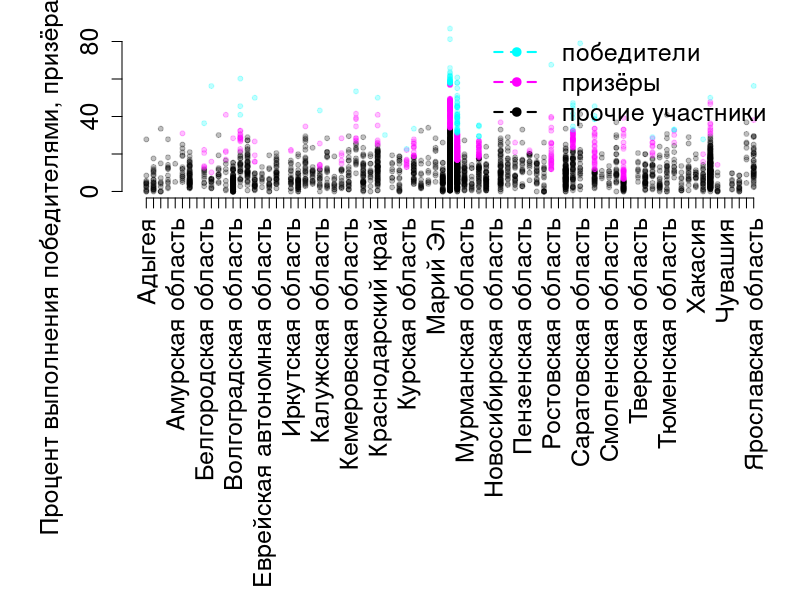
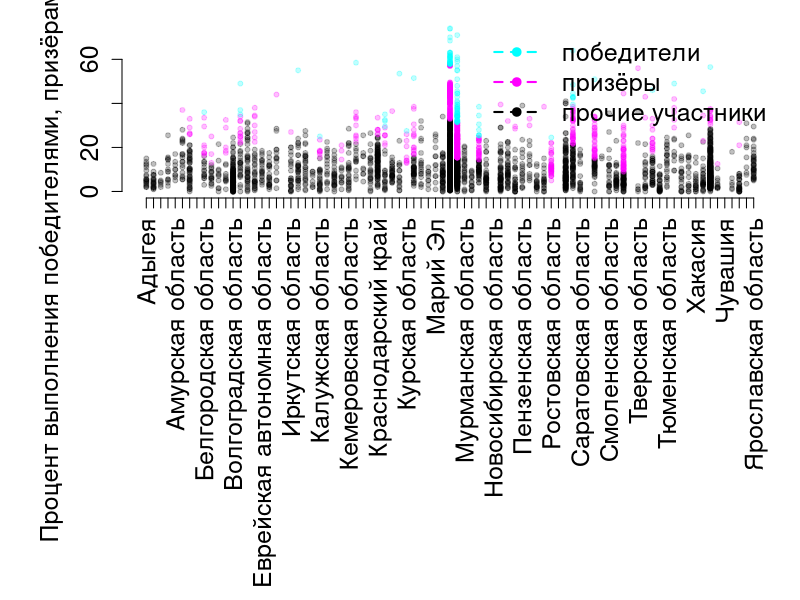
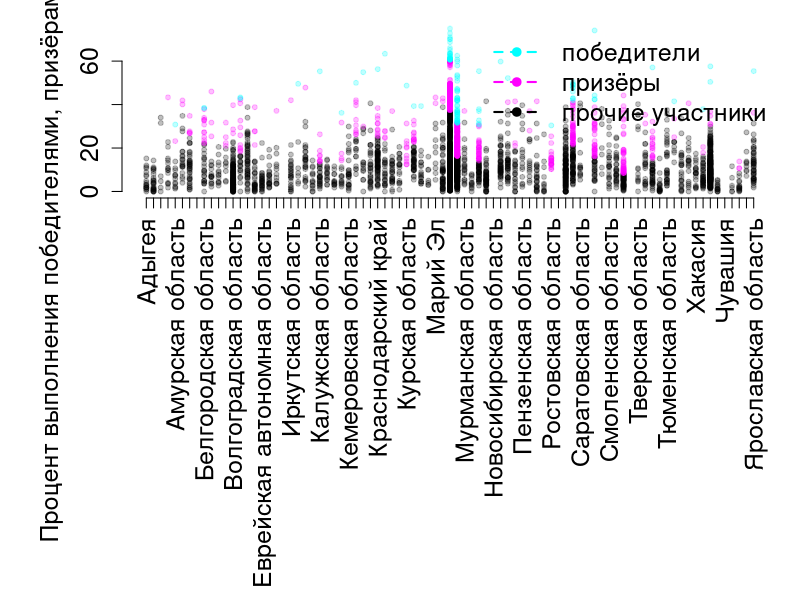
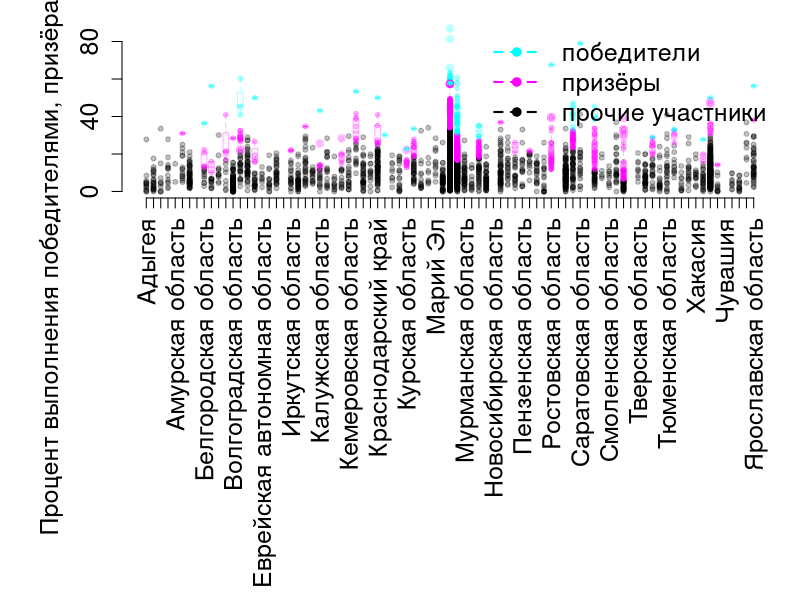
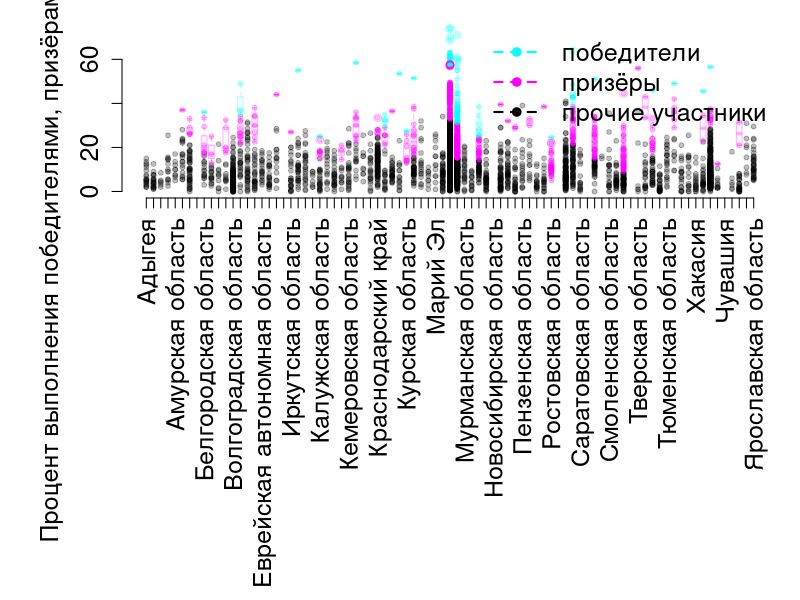
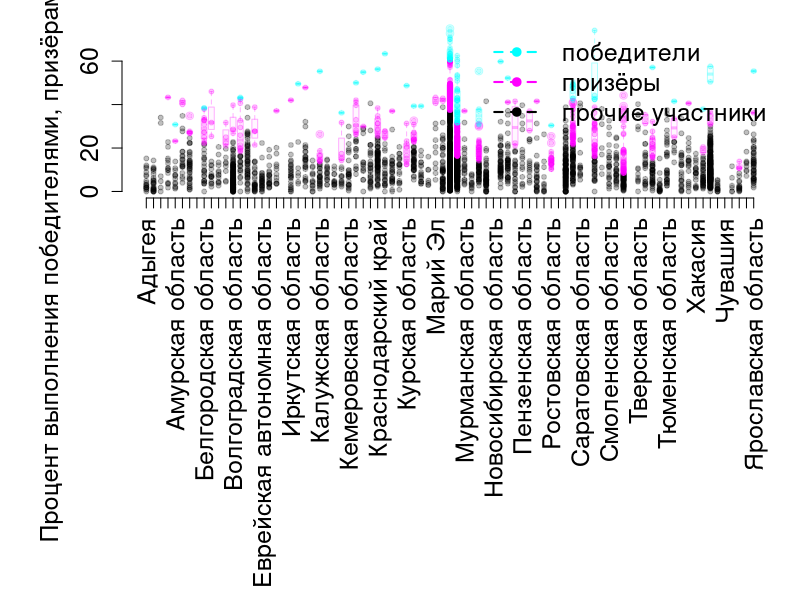

These charts were generated, in order, by the following R code:
all <- read.table("2022_Russian_data.csv", h=TRUE, stringsAsFactors=TRUE, sep=",", quote="")#whole dataset
real <- subset(all, all$REGIONAL_STATUS=="Победитель" | all$REGIONAL_STATUS=="Призер" | all$REGIONAL_STATUS=="Участник" | all$REGIONAL_STATUS=="")#participated, not disqualified
real9 <- subset(all, (all$REGIONAL_STATUS=="Победитель" | all$REGIONAL_STATUS=="Призер" | all$REGIONAL_STATUS=="Участник" | all$REGIONAL_STATUS=="") & all$GRADE_OF_COMPETITION==9)
real10 <- subset(all, (all$REGIONAL_STATUS=="Победитель" | all$REGIONAL_STATUS=="Призер" | all$REGIONAL_STATUS=="Участник" | all$REGIONAL_STATUS=="") & all$GRADE_OF_COMPETITION==10)
real11 <- subset(all, (all$REGIONAL_STATUS=="Победитель" | all$REGIONAL_STATUS=="Призер" | all$REGIONAL_STATUS=="Участник" | all$REGIONAL_STATUS=="") & all$GRADE_OF_COMPETITION==11)
awards <- subset(all, all$REGIONAL_STATUS=="Победитель" | all$REGIONAL_STATUS=="Призер")#all awarded
first <- subset(all, all$REGIONAL_STATUS=="Победитель")#all first prizes
second <- subset(all, all$REGIONAL_STATUS=="Призер")#all second prizes
awards9 <- subset(all, (all$REGIONAL_STATUS=="Победитель" | all$REGIONAL_STATUS=="Призер") & all$GRADE_OF_COMPETITION==9)
awards10 <- subset(all, (all$REGIONAL_STATUS=="Победитель" | all$REGIONAL_STATUS=="Призер") & all$GRADE_OF_COMPETITION==10)
awards11 <- subset(all, (all$REGIONAL_STATUS=="Победитель" | all$REGIONAL_STATUS=="Призер") & all$GRADE_OF_COMPETITION==11)
first9 <- subset(all, all$REGIONAL_STATUS=="Победитель" & all$GRADE_OF_COMPETITION==9)
first10 <- subset(all, all$REGIONAL_STATUS=="Победитель" & all$GRADE_OF_COMPETITION==10)
first11 <- subset(all, all$REGIONAL_STATUS=="Победитель" & all$GRADE_OF_COMPETITION==11)
second9 <- subset(all, all$REGIONAL_STATUS=="Призер" & all$GRADE_OF_COMPETITION==9)
second10 <- subset(all, all$REGIONAL_STATUS=="Призер" & all$GRADE_OF_COMPETITION==10)
second11 <- subset(all, all$REGIONAL_STATUS=="Призер" & all$GRADE_OF_COMPETITION==11)
rest9 <- subset(all, (all$REGIONAL_STATUS=="Участник" | all$REGIONAL_STATUS=="") & all$GRADE_OF_COMPETITION==9)
rest10 <- subset(all, (all$REGIONAL_STATUS=="Участник" | all$REGIONAL_STATUS=="") & all$GRADE_OF_COMPETITION==10)
rest11 <- subset(all, (all$REGIONAL_STATUS=="Участник" | all$REGIONAL_STATUS=="") & all$GRADE_OF_COMPETITION==11)

#plotting all regional results, one plot for each grade
png("2022_results_by_region_in_9.png", h=1080, w=1920)
par(mar=c(20,6,1,1)+0.1, cex.axis=1.5, cex.lab=1.5)
plot(rest9$PERCENTAGE ~ as.numeric(rest9$REGION), axes=FALSE, xlab="", ylab="Процент выполнения победителями, призёрами и участниками (9 класс)", col=rgb(0,0,0,.25), pch=20, ylim=c(0,max(first9$PERCENTAGE)))
points(second9$PERCENTAGE ~ as.numeric(second9$REGION), col=rgb(1,0,1,.25), pch=20)
points(first9$PERCENTAGE ~ as.numeric(first9$REGION), col=rgb(0,1,1,.25), pch=20)
axis(2)
axis(1, las=2, at=1:length(levels(real9$REGION)), labels=levels(real9$REGION))
legend("topright",
       c("победители", "призёры", "прочие участники"),
       #fill= "blue",
       col = c("cyan", "magenta", "black"),
       border = "black",
       lty=2, lwd=2,
       pch=20,
       bty = "n",
       #bg = par("bg"),
       box.lwd = par("lwd"),
       box.lty = par("lty"),
       box.col = par("fg"),
       cex = 1.5,
       horiz = FALSE,
       title = NULL
)
dev.off()

png("2022_results_by_region_in_10.png", h=1080, w=1920)
par(mar=c(20,6,1,1)+0.1, cex.axis=1.5, cex.lab=1.5)
plot(rest10$PERCENTAGE ~ as.numeric(rest10$REGION), axes=FALSE, xlab="", ylab="Процент выполнения победителями, призёрами и участниками (10 класс)", col=rgb(0,0,0,.25), pch=20, ylim=c(0,max(first10$PERCENTAGE)))
points(second10$PERCENTAGE ~ as.numeric(second10$REGION), col=rgb(1,0,1,.25), pch=20)
points(first10$PERCENTAGE ~ as.numeric(first10$REGION), col=rgb(0,1,1,.25), pch=20)
axis(2)
axis(1, las=2, at=1:length(levels(real10$REGION)), labels=levels(real10$REGION))
legend("topright",
       c("победители", "призёры", "прочие участники"),
       #fill= "blue",
       col = c("cyan", "magenta", "black"),
       border = "black",
       lty=2, lwd=2,
       pch=20,
       bty = "n",
       #bg = par("bg"),
       box.lwd = par("lwd"),
       box.lty = par("lty"),
       box.col = par("fg"),
       cex = 1.5,
       horiz = FALSE,
       title = NULL
)
dev.off()

png("2022_results_by_region_in_11.png", h=1080, w=1920)
par(mar=c(20,6,1,1)+0.1, cex.axis=1.5, cex.lab=1.5)
plot(rest11$PERCENTAGE ~ as.numeric(rest11$REGION), axes=FALSE, xlab="", ylab="Процент выполнения победителями, призёрами и участниками (11 класс)", col=rgb(0,0,0,.25), pch=20, ylim=c(0,max(first11$PERCENTAGE)))
points(second11$PERCENTAGE ~ as.numeric(second11$REGION), col=rgb(1,0,1,.25), pch=20)
points(first11$PERCENTAGE ~ as.numeric(first11$REGION), col=rgb(0,1,1,.25), pch=20)
axis(2)
axis(1, las=2, at=1:length(levels(real11$REGION)), labels=levels(real11$REGION))
legend("topright",
       c("победители", "призёры", "прочие участники"),
       #fill= "blue",
       col = c("cyan", "magenta", "black"),
       border = "black",
       lty=2, lwd=2,
       pch=20,
       bty = "n",
       #bg = par("bg"),
       box.lwd = par("lwd"),
       box.lty = par("lty"),
       box.col = par("fg"),
       cex = 1.5,
       horiz = FALSE,
       title = NULL
)
dev.off()

#plotting regional results with boxplots, one plot for each grade
cairo_pdf("2022_results_by_region_in_9_with_boxplots.pdf", height=25, width=25)
par(mar=c(20,6,1,1)+0.1, cex.axis=1.5, cex.lab=1.5)
plot(rest9$PERCENTAGE ~ as.numeric(rest9$REGION), axes=FALSE, xlab="", ylab="Процент выполнения победителями, призёрами и участниками (9 класс)", col=rgb(0,0,0,.25), pch=20, ylim=c(0,max(first9$PERCENTAGE)))
points(second9$PERCENTAGE ~ as.numeric(second9$REGION), col=rgb(1,0,1,.25), pch=20)
points(first9$PERCENTAGE ~ as.numeric(first9$REGION), col=rgb(0,1,1,.25), pch=20)
axis(2)
axis(1, las=2, at=1:length(levels(real9$REGION)), labels=levels(real9$REGION))
boxplot(first9$PERCENTAGE ~ first9$REGION, axes=FALSE, xlab="", col=rgb(0,1,1,.03), border=rgb(0,1,1,.3), add=TRUE)
boxplot(second9$PERCENTAGE ~ second9$REGION, axes=FALSE, xlab="", col=rgb(1,0,1,.03), border=rgb(1,0,1,.3), add=TRUE)
legend("topright",
       c("победители", "призёры", "прочие участники"),
       #fill= "blue",
       col = c("cyan", "magenta", "black"),
       border = "black",
       lty=2, lwd=2,
       pch=20,
       bty = "n",
       #bg = par("bg"),
       box.lwd = par("lwd"),
       box.lty = par("lty"),
       box.col = par("fg"),
       cex = 1.5,
       horiz = FALSE,
       title = NULL
)
dev.off()

cairo_pdf("2022_results_by_region_in_10_with_boxplots.pdf", height=25, width=25)
par(mar=c(20,6,1,1)+0.1, cex.axis=1.5, cex.lab=1.5)
plot(rest10$PERCENTAGE ~ as.numeric(rest10$REGION), axes=FALSE, xlab="", ylab="Процент выполнения победителями, призёрами и участниками (10 класс)", col=rgb(0,0,0,.25), pch=20, ylim=c(0,max(first10$PERCENTAGE)))
points(second10$PERCENTAGE ~ as.numeric(second10$REGION), col=rgb(1,0,1,.25), pch=20)
points(first10$PERCENTAGE ~ as.numeric(first10$REGION), col=rgb(0,1,1,.25), pch=20)
axis(2)
axis(1, las=2, at=1:length(levels(real10$REGION)), labels=levels(real10$REGION))
boxplot(first10$PERCENTAGE ~ first10$REGION, axes=FALSE, xlab="", col=rgb(0,1,1,.03), border=rgb(0,1,1,.3), add=TRUE)
boxplot(second10$PERCENTAGE ~ second10$REGION, axes=FALSE, xlab="", col=rgb(1,0,1,.03), border=rgb(1,0,1,.3), add=TRUE)
legend("topright",
       c("победители", "призёры", "прочие участники"),
       #fill= "blue",
       col = c("cyan", "magenta", "black"),
       border = "black",
       lty=2, lwd=2,
       pch=20,
       bty = "n",
       #bg = par("bg"),
       box.lwd = par("lwd"),
       box.lty = par("lty"),
       box.col = par("fg"),
       cex = 1.5,
       horiz = FALSE,
       title = NULL
)
dev.off()

cairo_pdf("2022_results_by_region_in_11_with_boxplots.pdf", height=25, width=25)
par(mar=c(20,6,1,1)+0.1, cex.axis=1.5, cex.lab=1.5)
plot(rest11$PERCENTAGE ~ as.numeric(rest11$REGION), axes=FALSE, xlab="", ylab="Процент выполнения победителями, призёрами и участниками (11 класс)", col=rgb(0,0,0,.25), pch=20, ylim=c(0,max(first11$PERCENTAGE)))
points(second11$PERCENTAGE ~ as.numeric(second11$REGION), col=rgb(1,0,1,.25), pch=20)
points(first11$PERCENTAGE ~ as.numeric(first11$REGION), col=rgb(0,1,1,.25), pch=20)
axis(2)
axis(1, las=2, at=1:length(levels(real11$REGION)), labels=levels(real11$REGION))
boxplot(first11$PERCENTAGE ~ first11$REGION, axes=FALSE, xlab="", col=rgb(0,1,1,.03), border=rgb(0,1,1,.3), add=TRUE)
boxplot(second11$PERCENTAGE ~ second11$REGION, axes=FALSE, xlab="", col=rgb(1,0,1,.03), border=rgb(1,0,1,.3), add=TRUE)
legend("topright",
       c("победители", "призёры", "прочие участники"),
       #fill= "blue",
       col = c("cyan", "magenta", "black"),
       border = "black",
       lty=2, lwd=2,
       pch=20,
       bty = "n",
       #bg = par("bg"),
       box.lwd = par("lwd"),
       box.lty = par("lty"),
       box.col = par("fg"),
       cex = 1.5,
       horiz = FALSE,
       title = NULL
)
dev.off()

